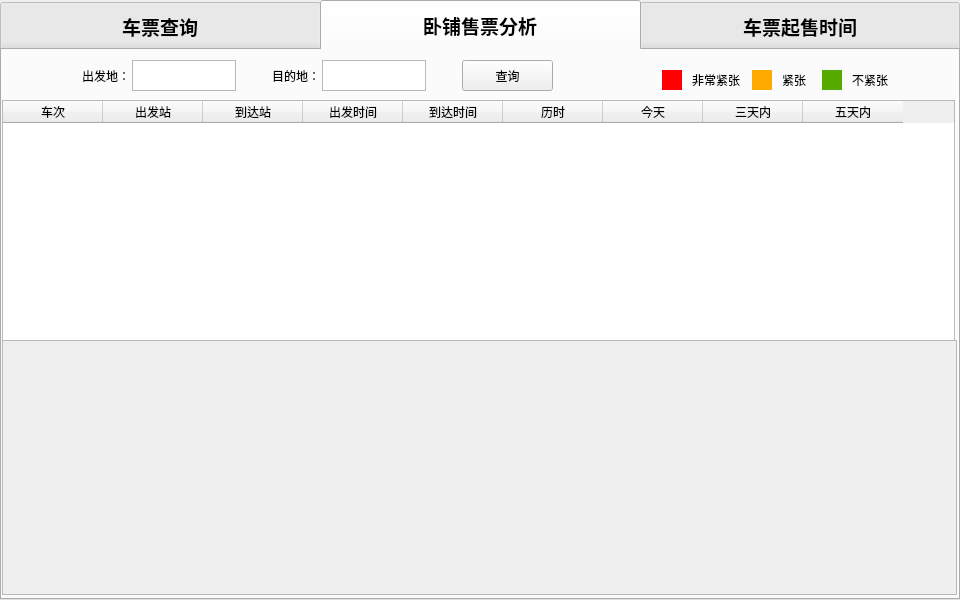
<?xml version="1.0" encoding="UTF-8"?>
<ui version="4.0">
 <class>MainWindow</class>
 <widget class="QMainWindow" name="MainWindow">
  <property name="geometry">
   <rect>
    <x>0</x>
    <y>0</y>
    <width>960</width>
    <height>600</height>
   </rect>
  </property>
  <property name="minimumSize">
   <size>
    <width>960</width>
    <height>600</height>
   </size>
  </property>
  <property name="maximumSize">
   <size>
    <width>960</width>
    <height>600</height>
   </size>
  </property>
  <property name="windowTitle">
   <string>火车票分析助手</string>
  </property>
  <widget class="QWidget" name="centralwidget">
   <widget class="QTabWidget" name="tabWidget">
    <property name="geometry">
     <rect>
      <x>0</x>
      <y>0</y>
      <width>960</width>
      <height>600</height>
     </rect>
    </property>
    <property name="font">
     <font>
      <family>楷体</family>
      <pointsize>14</pointsize>
      <weight>75</weight>
      <italic>false</italic>
      <bold>true</bold>
     </font>
    </property>
    <property name="styleSheet">
     <string notr="true">QTabBar::tab{width:320;height:50;}</string>
    </property>
    <property name="currentIndex">
     <number>1</number>
    </property>
    <widget class="QWidget" name="tab_query">
     <attribute name="title">
      <string>车票查询</string>
     </attribute>
     <widget class="QWidget" name="widget_query" native="true">
      <property name="geometry">
       <rect>
        <x>0</x>
        <y>0</y>
        <width>960</width>
        <height>51</height>
       </rect>
      </property>
      <property name="styleSheet">
       <string notr="true">QWidget#widget_query{background-color: rgb(212, 212, 212);}</string>
      </property>
      <widget class="QLabel" name="label_4">
       <property name="geometry">
        <rect>
         <x>30</x>
         <y>20</y>
         <width>54</width>
         <height>12</height>
        </rect>
       </property>
       <property name="text">
        <string>出发地：</string>
       </property>
      </widget>
      <widget class="QTextEdit" name="textEdit">
       <property name="geometry">
        <rect>
         <x>80</x>
         <y>10</y>
         <width>104</width>
         <height>31</height>
        </rect>
       </property>
       <property name="font">
        <font>
         <pointsize>13</pointsize>
        </font>
       </property>
      </widget>
      <widget class="QLabel" name="label_5">
       <property name="geometry">
        <rect>
         <x>220</x>
         <y>20</y>
         <width>54</width>
         <height>12</height>
        </rect>
       </property>
       <property name="text">
        <string>目的地：</string>
       </property>
      </widget>
      <widget class="QTextEdit" name="textEdit_2">
       <property name="geometry">
        <rect>
         <x>270</x>
         <y>10</y>
         <width>104</width>
         <height>31</height>
        </rect>
       </property>
       <property name="font">
        <font>
         <pointsize>13</pointsize>
        </font>
       </property>
      </widget>
      <widget class="QLabel" name="label_6">
       <property name="geometry">
        <rect>
         <x>410</x>
         <y>20</y>
         <width>54</width>
         <height>12</height>
        </rect>
       </property>
       <property name="text">
        <string>出发日：</string>
       </property>
      </widget>
      <widget class="QTextEdit" name="textEdit_3">
       <property name="geometry">
        <rect>
         <x>460</x>
         <y>10</y>
         <width>104</width>
         <height>31</height>
        </rect>
       </property>
       <property name="font">
        <font>
         <pointsize>13</pointsize>
        </font>
       </property>
      </widget>
      <widget class="QPushButton" name="pushButton">
       <property name="geometry">
        <rect>
         <x>610</x>
         <y>10</y>
         <width>91</width>
         <height>31</height>
        </rect>
       </property>
       <property name="text">
        <string>查询</string>
       </property>
      </widget>
     </widget>
     <widget class="QWidget" name="widget_checkBox" native="true">
      <property name="geometry">
       <rect>
        <x>0</x>
        <y>50</y>
        <width>960</width>
        <height>35</height>
       </rect>
      </property>
      <property name="autoFillBackground">
       <bool>false</bool>
      </property>
      <property name="styleSheet">
       <string notr="true">QWidget#widget_checkBox{background-color: rgb(212, 212, 212);}</string>
      </property>
      <widget class="QCheckBox" name="checkBox_T">
       <property name="geometry">
        <rect>
         <x>572</x>
         <y>9</y>
         <width>63</width>
         <height>17</height>
        </rect>
       </property>
       <property name="font">
        <font>
         <pointsize>10</pointsize>
        </font>
       </property>
       <property name="text">
        <string>T-特快</string>
       </property>
      </widget>
      <widget class="QCheckBox" name="checkBox_K">
       <property name="geometry">
        <rect>
         <x>730</x>
         <y>9</y>
         <width>63</width>
         <height>17</height>
        </rect>
       </property>
       <property name="font">
        <font>
         <pointsize>10</pointsize>
        </font>
       </property>
       <property name="text">
        <string>K-快速</string>
       </property>
      </widget>
      <widget class="QCheckBox" name="checkBox_Z">
       <property name="geometry">
        <rect>
         <x>415</x>
         <y>9</y>
         <width>63</width>
         <height>17</height>
        </rect>
       </property>
       <property name="font">
        <font>
         <pointsize>10</pointsize>
        </font>
       </property>
       <property name="text">
        <string>Z-直达</string>
       </property>
      </widget>
      <widget class="QCheckBox" name="checkBox_D">
       <property name="geometry">
        <rect>
         <x>258</x>
         <y>9</y>
         <width>63</width>
         <height>17</height>
        </rect>
       </property>
       <property name="font">
        <font>
         <pointsize>10</pointsize>
        </font>
       </property>
       <property name="text">
        <string>D-动车</string>
       </property>
      </widget>
      <widget class="QCheckBox" name="checkBox_G">
       <property name="geometry">
        <rect>
         <x>100</x>
         <y>9</y>
         <width>70</width>
         <height>17</height>
        </rect>
       </property>
       <property name="font">
        <font>
         <pointsize>10</pointsize>
        </font>
       </property>
       <property name="text">
        <string>GC-高铁</string>
       </property>
      </widget>
      <widget class="QLabel" name="label_type_2">
       <property name="geometry">
        <rect>
         <x>30</x>
         <y>9</y>
         <width>65</width>
         <height>16</height>
        </rect>
       </property>
       <property name="font">
        <font>
         <pointsize>10</pointsize>
        </font>
       </property>
       <property name="text">
        <string>车次类型：</string>
       </property>
      </widget>
     </widget>
     <widget class="QLabel" name="label_train_img">
      <property name="geometry">
       <rect>
        <x>0</x>
        <y>86</y>
        <width>960</width>
        <height>62</height>
       </rect>
      </property>
      <property name="text">
       <string/>
      </property>
      <property name="pixmap">
       <pixmap resource="../img_resources/img.qrc">:/png/table_img.png</pixmap>
      </property>
     </widget>
     <widget class="QTableView" name="tableView">
      <property name="geometry">
       <rect>
        <x>0</x>
        <y>145</y>
        <width>960</width>
        <height>401</height>
       </rect>
      </property>
     </widget>
    </widget>
    <widget class="QWidget" name="tab_analysis">
     <attribute name="title">
      <string>卧铺售票分析</string>
     </attribute>
     <widget class="QWidget" name="widget_query_2" native="true">
      <property name="geometry">
       <rect>
        <x>0</x>
        <y>0</y>
        <width>960</width>
        <height>51</height>
       </rect>
      </property>
      <property name="styleSheet">
       <string notr="true">QWidget#widget_query{background-color: rgb(212, 212, 212);}</string>
      </property>
      <widget class="QLabel" name="label_7">
       <property name="geometry">
        <rect>
         <x>80</x>
         <y>20</y>
         <width>54</width>
         <height>12</height>
        </rect>
       </property>
       <property name="text">
        <string>出发地：</string>
       </property>
      </widget>
      <widget class="QTextEdit" name="textEdit_analysis_from">
       <property name="geometry">
        <rect>
         <x>130</x>
         <y>10</y>
         <width>104</width>
         <height>31</height>
        </rect>
       </property>
       <property name="font">
        <font>
         <pointsize>13</pointsize>
        </font>
       </property>
      </widget>
      <widget class="QLabel" name="label_8">
       <property name="geometry">
        <rect>
         <x>270</x>
         <y>20</y>
         <width>54</width>
         <height>12</height>
        </rect>
       </property>
       <property name="text">
        <string>目的地：</string>
       </property>
      </widget>
      <widget class="QTextEdit" name="textEdit_analysis_to">
       <property name="geometry">
        <rect>
         <x>320</x>
         <y>10</y>
         <width>104</width>
         <height>31</height>
        </rect>
       </property>
       <property name="font">
        <font>
         <pointsize>13</pointsize>
        </font>
       </property>
      </widget>
      <widget class="QPushButton" name="pushButton_analysis_query">
       <property name="geometry">
        <rect>
         <x>460</x>
         <y>10</y>
         <width>91</width>
         <height>31</height>
        </rect>
       </property>
       <property name="text">
        <string>查询</string>
       </property>
      </widget>
      <widget class="QLabel" name="label_16">
       <property name="geometry">
        <rect>
         <x>750</x>
         <y>20</y>
         <width>20</width>
         <height>20</height>
        </rect>
       </property>
       <property name="styleSheet">
        <string notr="true">background-color: rgb(255, 170, 0);</string>
       </property>
       <property name="text">
        <string/>
       </property>
      </widget>
      <widget class="QLabel" name="label_18">
       <property name="geometry">
        <rect>
         <x>820</x>
         <y>20</y>
         <width>20</width>
         <height>20</height>
        </rect>
       </property>
       <property name="styleSheet">
        <string notr="true">background-color: rgb(85, 170, 0);</string>
       </property>
       <property name="text">
        <string/>
       </property>
      </widget>
      <widget class="QLabel" name="label_14">
       <property name="geometry">
        <rect>
         <x>660</x>
         <y>20</y>
         <width>20</width>
         <height>20</height>
        </rect>
       </property>
       <property name="styleSheet">
        <string notr="true">background-color: rgb(255, 0, 0);</string>
       </property>
       <property name="text">
        <string/>
       </property>
      </widget>
      <widget class="QLabel" name="label_19">
       <property name="geometry">
        <rect>
         <x>850</x>
         <y>20</y>
         <width>51</width>
         <height>20</height>
        </rect>
       </property>
       <property name="text">
        <string>不紧张</string>
       </property>
      </widget>
      <widget class="QLabel" name="label_15">
       <property name="geometry">
        <rect>
         <x>690</x>
         <y>20</y>
         <width>51</width>
         <height>20</height>
        </rect>
       </property>
       <property name="text">
        <string>非常紧张</string>
       </property>
      </widget>
      <widget class="QLabel" name="label_17">
       <property name="geometry">
        <rect>
         <x>780</x>
         <y>20</y>
         <width>51</width>
         <height>20</height>
        </rect>
       </property>
       <property name="text">
        <string>紧张</string>
       </property>
      </widget>
     </widget>
     <widget class="QTableWidget" name="tableWidget">
      <property name="geometry">
       <rect>
        <x>0</x>
        <y>50</y>
        <width>953</width>
        <height>241</height>
       </rect>
      </property>
      <property name="font">
       <font>
        <pointsize>9</pointsize>
       </font>
      </property>
      <property name="styleSheet">
       <string notr="true">QHeaderView{font:16pt '楷体';};
</string>
      </property>
      <column>
       <property name="text">
        <string>车次</string>
       </property>
      </column>
      <column>
       <property name="text">
        <string>出发站</string>
       </property>
      </column>
      <column>
       <property name="text">
        <string>到达站</string>
       </property>
      </column>
      <column>
       <property name="text">
        <string>出发时间</string>
       </property>
      </column>
      <column>
       <property name="text">
        <string>到达时间</string>
       </property>
      </column>
      <column>
       <property name="text">
        <string>历时</string>
       </property>
      </column>
      <column>
       <property name="text">
        <string>今天</string>
       </property>
      </column>
      <column>
       <property name="text">
        <string>三天内</string>
       </property>
      </column>
      <column>
       <property name="text">
        <string>五天内</string>
       </property>
      </column>
     </widget>
     <widget class="QScrollArea" name="scrollArea_2">
      <property name="geometry">
       <rect>
        <x>0</x>
        <y>290</y>
        <width>955</width>
        <height>255</height>
       </rect>
      </property>
      <property name="widgetResizable">
       <bool>true</bool>
      </property>
      <widget class="QWidget" name="scrollAreaWidgetContents_2">
       <property name="geometry">
        <rect>
         <x>0</x>
         <y>0</y>
         <width>953</width>
         <height>253</height>
        </rect>
       </property>
       <widget class="QWidget" name="horizontalLayoutWidget">
        <property name="geometry">
         <rect>
          <x>0</x>
          <y>0</y>
          <width>951</width>
          <height>251</height>
         </rect>
        </property>
        <layout class="QHBoxLayout" name="horizontalLayout"/>
       </widget>
      </widget>
     </widget>
    </widget>
    <widget class="QWidget" name="tab_time">
     <attribute name="title">
      <string>车票起售时间</string>
     </attribute>
     <widget class="QWidget" name="widget_time" native="true">
      <property name="geometry">
       <rect>
        <x>0</x>
        <y>0</y>
        <width>960</width>
        <height>551</height>
       </rect>
      </property>
      <property name="styleSheet">
       <string notr="true">QWidget#widget_time{background-image: url(:/png/time_bg.png);}</string>
      </property>
      <widget class="QLabel" name="label_time_text">
       <property name="geometry">
        <rect>
         <x>40</x>
         <y>150</y>
         <width>70</width>
         <height>30</height>
        </rect>
       </property>
       <property name="text">
        <string>起售车站：</string>
       </property>
      </widget>
      <widget class="QLineEdit" name="lineEdit_station">
       <property name="geometry">
        <rect>
         <x>110</x>
         <y>150</y>
         <width>113</width>
         <height>30</height>
        </rect>
       </property>
      </widget>
      <widget class="QPushButton" name="pushButton_time_query">
       <property name="geometry">
        <rect>
         <x>250</x>
         <y>150</y>
         <width>75</width>
         <height>30</height>
        </rect>
       </property>
       <property name="text">
        <string>查询</string>
       </property>
      </widget>
      <widget class="QScrollArea" name="scrollArea">
       <property name="geometry">
        <rect>
         <x>0</x>
         <y>200</y>
         <width>951</width>
         <height>361</height>
        </rect>
       </property>
       <property name="widgetResizable">
        <bool>true</bool>
       </property>
       <widget class="QWidget" name="scrollAreaWidgetContents">
        <property name="geometry">
         <rect>
          <x>0</x>
          <y>0</y>
          <width>949</width>
          <height>359</height>
         </rect>
        </property>
        <widget class="QWidget" name="gridLayoutWidget">
         <property name="geometry">
          <rect>
           <x>0</x>
           <y>0</y>
           <width>951</width>
           <height>341</height>
          </rect>
         </property>
         <layout class="QGridLayout" name="gridLayout"/>
        </widget>
       </widget>
      </widget>
     </widget>
    </widget>
   </widget>
  </widget>
 </widget>
 <resources>
  <include location="../img_resources/img.qrc"/>
 </resources>
 <connections/>
</ui>
